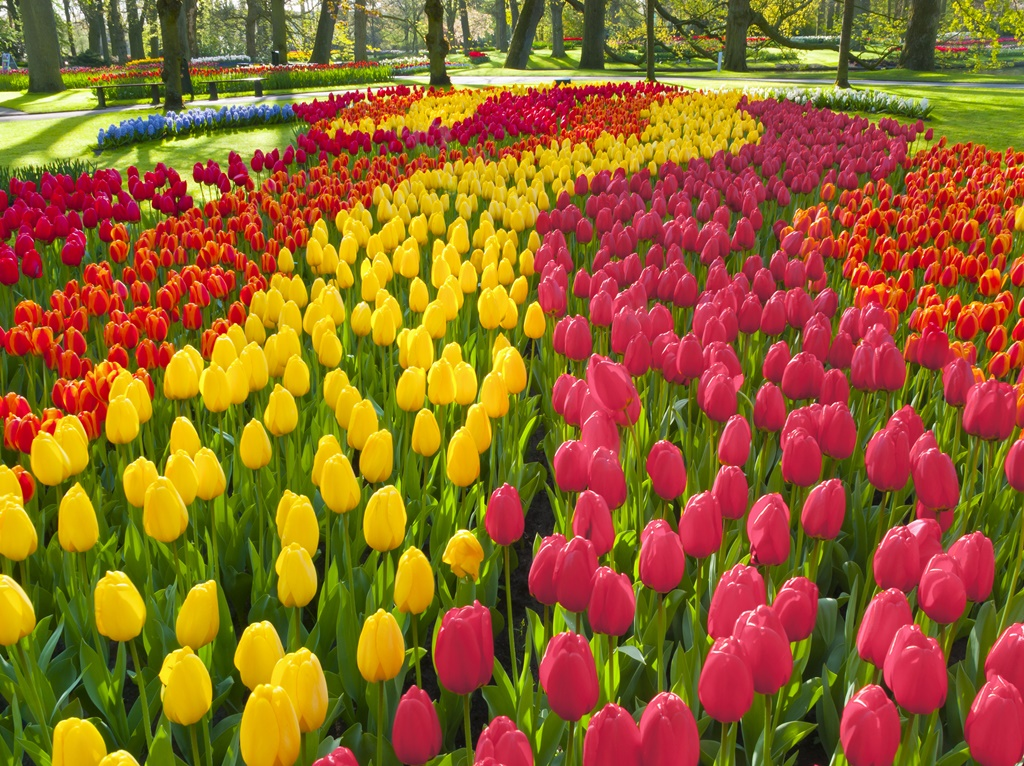
#> input picture Topico6/imgs/campo_de_flores.jpg, 1024 x 766 px, found by its file name
$ python histogram.py
#> lines starting #> are read from the running program, lines starting #| are printed output that depends on the picture
import cv2
import matplotlib.pyplot as plt
import numpy as np

def showImages(imgsArray, titlesArray, size, grid=(1,1)):

    y, x = grid
    fig, axes = plt.subplots(y, x, figsize = size)
    axes = axes.ravel() if isinstance(axes, np.ndarray) else np.array([axes])

    if len(imgsArray) != len(titlesArray):
        print("Error: the numbers of images and titles has to be the same!")
        return

    for idx, (img,title) in enumerate(zip(imgsArray, titlesArray)):
        if len(img.shape) == 2: # the image is gray tones
            axes[idx].imshow(img, cmap='gray')
        else : # the image is RGB
            axes[idx].imshow(img)
        axes[idx].set_title(title, fontdict={'fontsize':18, 'fontweight': 'medium'}, pad=10)
        if len(title) == 0:
            axes[idx].axis('off')

    plt.tight_layout()
    plt.show()

def PeB_histogram():

    gray_img = cv2.imread("Topico6\imgs\campo_de_flores.jpg",0)
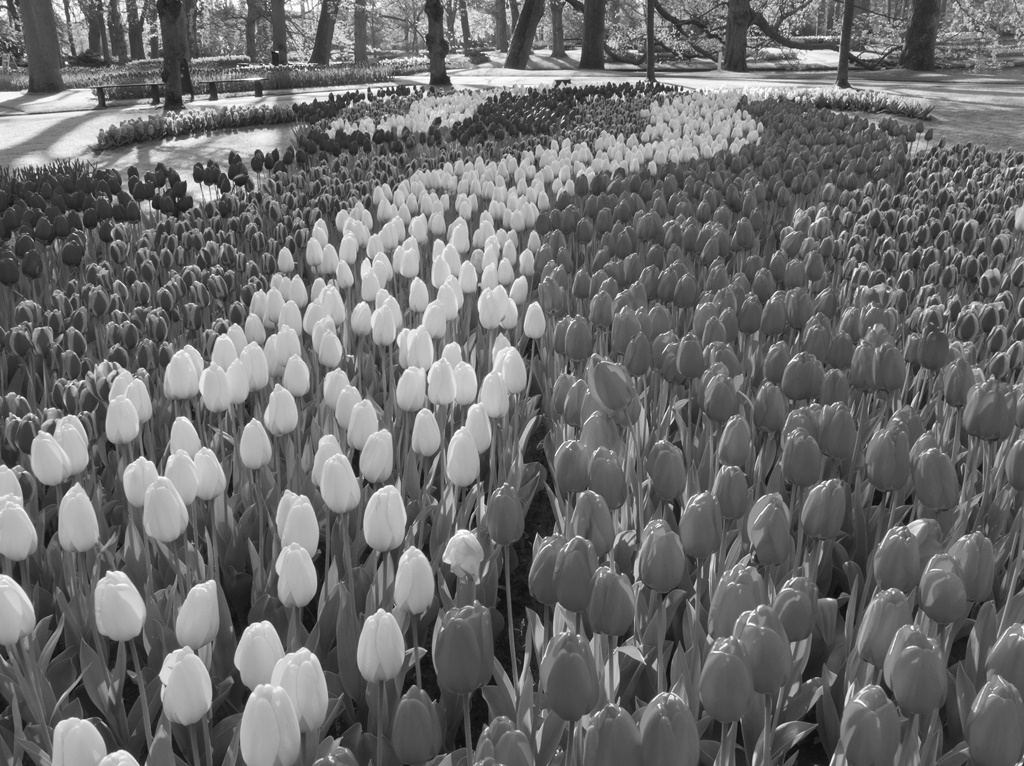
#> gray_img: shape (766, 1024); min 9, max 255, mean 107.2

    #nao precisa tranformar a img em cinza, ao dar o canl ja faz automaticamente

    histogram = cv2.calcHist([gray_img], [0], None, [256], [0,256])
#> histogram = 256 values, max 11394 at index 76, min 0 at index 0, mean 3064

    #mostra a imagem cinza
    cv2.imshow("Imagem cinza", gray_img)

    #plotar o histograma
    plt.figure()
    plt.title("Historgrama de escala de cinza")
    plt.xlabel("Bings")
    plt.ylabel("# de pixels")
    plt.plot(histogram)
    plt.xlim([0,256])
    plt.show()
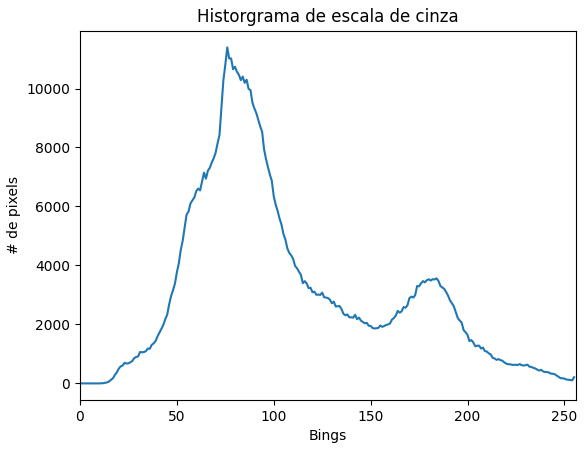
#> figure drawn by matplotlib, 1 panel; curve peaks at x = 76, y = 11394

    #espera uma tecla ser precionada
    cv2.waitKey(0)
    #fecha as janelas abertas
    cv2.destroyAllWindows()

def RGB_histogram():

    RGB_img = cv2.imread("Topico6\imgs\campo_de_flores.jpg")
#> RGB_img is the input picture: shape (766, 1024, 3); mean B, G, R 39.5, 99.6, 148.2

    #Calcula o histograma para cada cor
    colors = ('b','g', 'r')
    for i, color in enumerate(colors):
        histogram = cv2.calcHist([RGB_img], [i], None, [256], [0,256])
        plt.plot(histogram, color = color)
        plt.xlim([0,256])

    #Mostra a imagem RGB
    cv2.imshow("Imagem colorida",RGB_img)

    #plotar o histograma
    plt.title("Historgrama Colorido")
    plt.xlabel("Bings")
    plt.ylabel("# de pixels")
    plt.show()
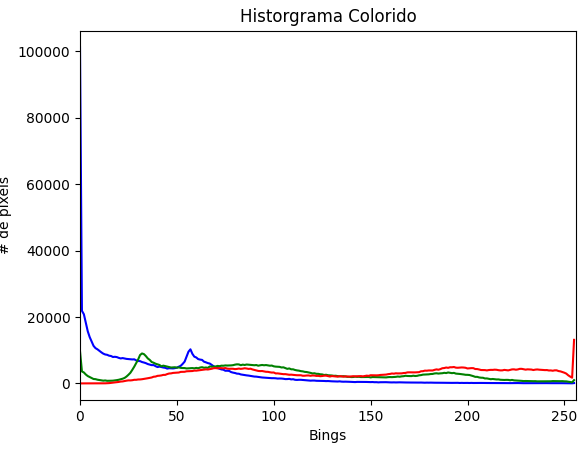
#> figure drawn by matplotlib, 1 panel; curve peaks at x = 0, y = 101214; curve peaks at x = 0, y = 9720; curve peaks at x = 255, y = 13121

    #espera uma tecla ser precionada
    cv2.waitKey(0)
    #fecha as janelas abertas
    cv2.destroyAllWindows()

def PeB_histogram_equalization():

    gray_img = cv2.imread("Topico6\imgs\campo_de_flores.jpg",0)

    # equaliza o istograma da img
    equalization = cv2.equalizeHist(gray_img)
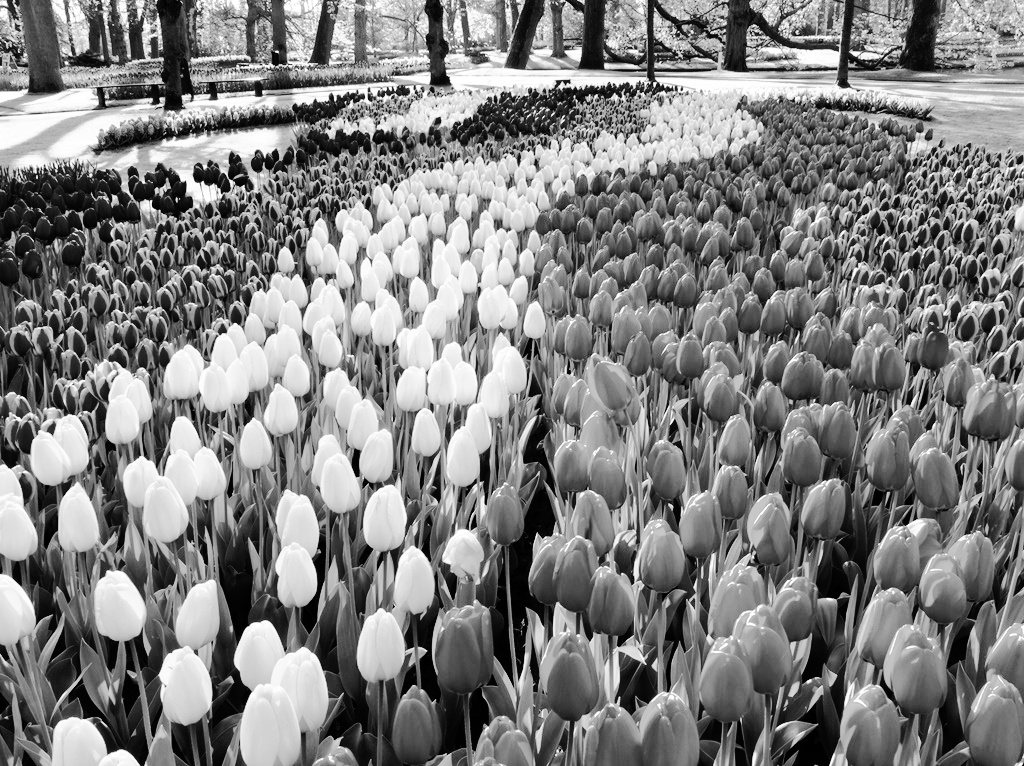
#> equalization: shape (766, 1024); min 0, max 255, mean 128.5

    showImages([gray_img, equalization], ['Original', 'Equalizada'], size=(10,7), grid=(1,2))
#> the loop in showImages, `for idx, (img,title) in enumerate(zip(imgsArray, titlesArray)):` made 2 passes
#> title on passes 1 to 2: 'Original', 'Equalizada'

def RGB_histogram_equalization():

    RGB_img = cv2.imread("Topico6\imgs\campo_de_flores.jpg")

    ycrcb = cv2.cvtColor(RGB_img, cv2.COLOR_BGR2YCrCb)
#> ycrcb: shape (766, 1024, 3); mean of channels 0, 1, 2 107.2, 157.2, 89.8

    ycrcb[:, :, 0] = cv2.equalizeHist(ycrcb[:, :, 0])
#> ycrcb: shape (766, 1024, 3); mean of channels 0, 1, 2 128.4, 157.2, 89.8

    equ = cv2.cvtColor(ycrcb, cv2.COLOR_YCR_CB2RGB)
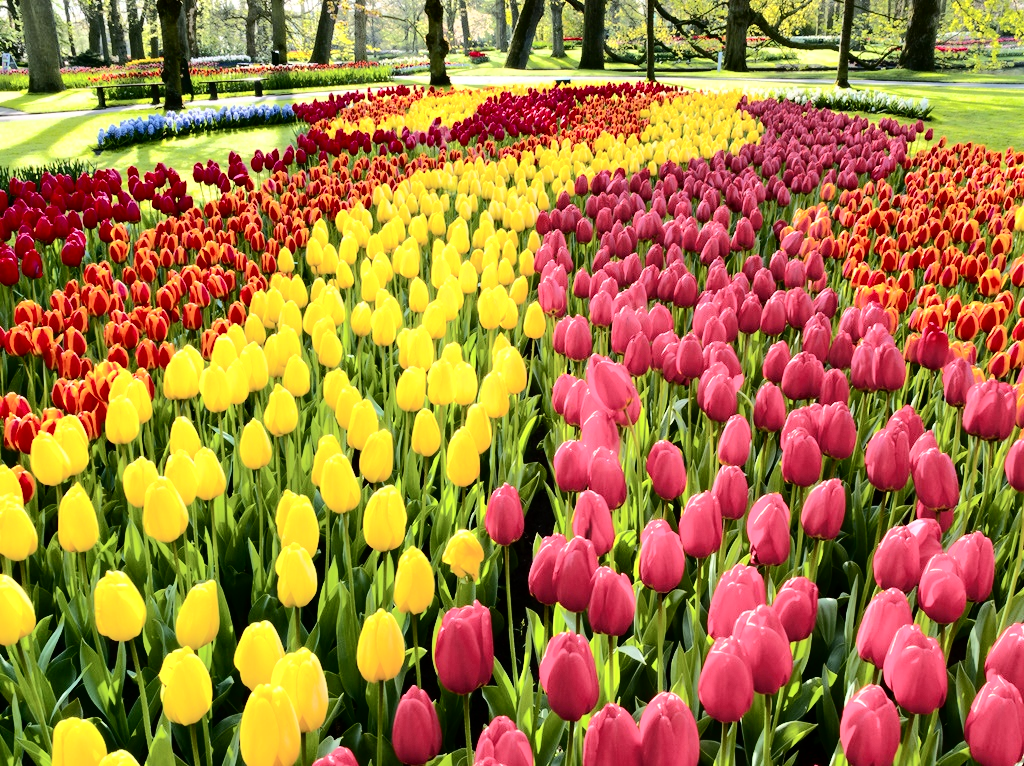
#> equ: shape (766, 1024, 3); mean R, G, B 163.9, 121.5, 63.2

    RGB_img = cv2.cvtColor(RGB_img, cv2.COLOR_BGR2RGB)

    showImages([RGB_img, ycrcb, equ],['Original', 'Ycrcb', 'Equalizada', ], size=(20,10), grid=(1,3))
#> the loop in showImages (call 2), `for idx, (img,title) in enumerate(zip(imgsArray, titlesArray)):` made 3 passes

PeB_histogram()

RGB_histogram()

PeB_histogram_equalization()

RGB_histogram_equalization()

$ run again, with Topico6/imgs/FLIR0196.jpg copied over Topico6/imgs/campo_de_flores.jpg
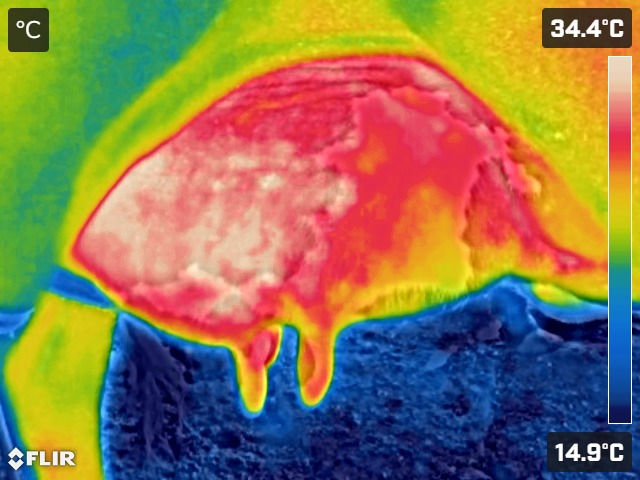
#> input picture Topico6/imgs/FLIR0196.jpg, 640 x 480 px, found by its file name
#> histogram = 256 values, max 4485 at index 182, min 0 at index 0, mean 1200
#> in RGB_histogram, RGB_img is the input picture: shape (480, 640, 3); mean B, G, R 80.7, 120, 143.7
#> in PeB_histogram_equalization, `equalization = cv2.equalizeHist(gray_img)`:
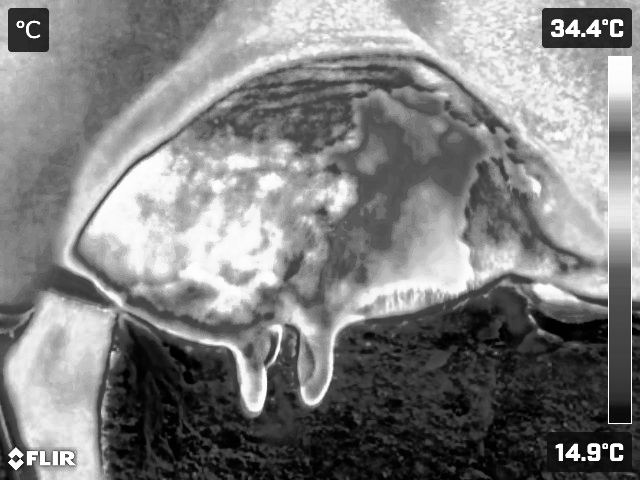
#> equalization: shape (480, 640); min 0, max 255, mean 128.3
#> the loop in showImages, `for idx, (img,title) in enumerate(zip(imgsArray, titlesArray)):` made 2 passes
#> title on passes 1 to 2: 'Original', 'Equalizada'
#> in RGB_histogram_equalization, `equ = cv2.cvtColor(ycrcb, cv2.COLOR_YCR_CB2RGB)`:
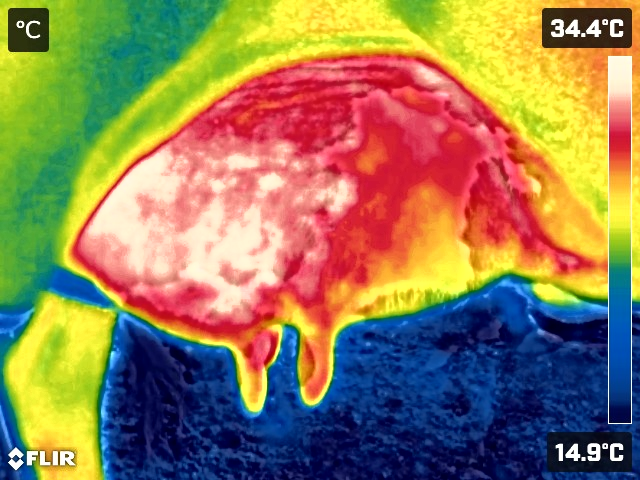
#> equ: shape (480, 640, 3); mean R, G, B 147.3, 125.6, 86.4
#> the loop in showImages (call 2), `for idx, (img,title) in enumerate(zip(imgsArray, titlesArray)):` made 3 passes
